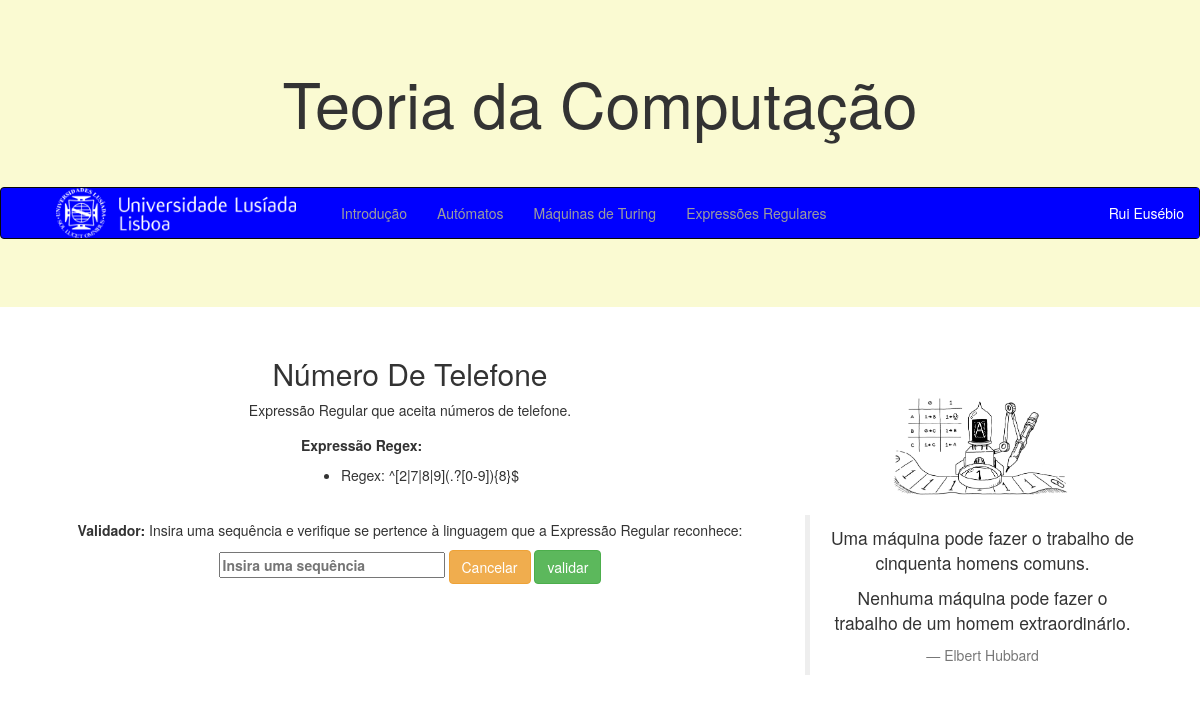
The page /2/expressao/ on the database its author committed.
### computacao/models.py (models this page shows, shortened)
class Expressao(models.Model):
    nome = models.CharField(max_length=100)
    descricao = models.CharField(max_length=100)
    regex = models.CharField(max_length=100)
    def printRegex(self):
        return self.regex

### computacao/views.py (the view)
# urls.py: path('<int:expressao_id>/expressao/', views.expressao, name='expressao'),
def expressao(request, expressao_id):
    sequencia = None
    resultado = None
    form = SequenciaForm(request.POST or None)
    if form.is_valid():
        sequencia = form.cleaned_data['sequencia']
        resultado = Expressao.objects.get(id=expressao_id).valida_sequencia(sequencia)
    context = {
        'expressao': Expressao.objects.get(id=expressao_id),
        'sequencia': sequencia,
        'resultado': resultado,
        'form': form,
    }
    return render(request, 'computacao/expressao.html', context)

### computacao/forms.py
class SequenciaForm(forms.Form):
    sequencia = forms.CharField(label='',
                                widget=forms.TextInput(attrs={
                                    'placeholder': 'Insira uma sequência',
                                    'size': '25'
                                }))

### computacao/templates/computacao/expressao.html (shortened to what this page needs)
{% extends 'computacao/layout.html' %}
{% block main %}
    <main class="col-sm-8 text-center">
        <h2>{{ expressao.nome|title }}</h2>
        <p>{{ expressao.descricao }}.</p>
        <table align="center">
            <tr align="left">
                <td>
                    <p><b>Expressão Regex:</b></p>
                    <ul>
                    <li>Regex: {{ expressao.printRegex }} </li>
                </td>
        </table>
        <br>
        <p><b>Validador:</b> Insira uma sequência e verifique se pertence à linguagem que a Expressão Regular reconhece: </p>
        <form action="{% url 'computacao:expressao' expressao.id %}" method="POST">
           <b>{{ form }}</b>
           <a href="{% url 'computacao:expressoes' %}" role="button" class="btn btn-warning">Cancelar</a>
            <input type="submit" value="validar" class="btn btn-success">
        </form>
        <br>
        {% if resultado != None %}
            {% if resultado == True %}
                <p>A sequência <b>{{ sequencia }}</b> é aceite pela Expressão Regular </p>
            {% else %}
                <p>A sequência <b>{{ sequencia }}</b> não é aceite pela Expressão Regular </p>
            {% endif %}
        {% else %}
            <br><br>
        {% endif %}
    </main>
    <aside class="col-sm-4 text-center">
        <br><br><br>
        {% load static %}
        <img src="{% static 'computacao/images/logo/turing-machine.png' %}" alt="">
        <br><br>
        <blockquote class="blockquote">
            <p class="mb-0">Uma máquina pode fazer o trabalho de cinquenta homens comuns.</p>
            <p class="mb-0">Nenhuma máquina pode fazer o trabalho de um homem extraordinário.</p>
            <footer class="blockquote-footer">Elbert Hubbard</footer>
        </blockquote>
    </aside>
{% endblock %}

### computacao/static/computacao/style.css (style rules this page uses)
aside img { width:50%; }
table { border-collapse: separate; border-spacing: 15px 5px; }

### rows shown on the page
Expressao: nome "Número De Telefone", descricao "Expressão Regular que aceita números de telefone", printRegex "^[2|7|8|9](.?[0-9]){8}$"
